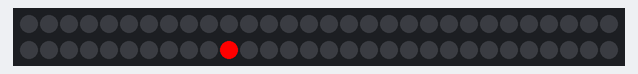
A sketch run on a simulated Arduino Uno, built with avr-gcc and run on an emulated ATmega328P. Shown: 60 RGB LEDs in strip order, left to right, continuing on the next row.

Above: at 3.16 s.
At 7.44 s:
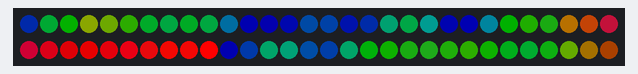
At 12.03 s:
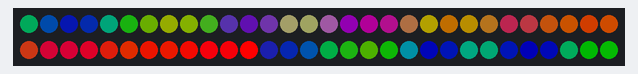
At 21.22 s:
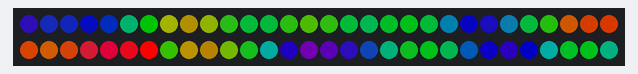
At 30.41 s:
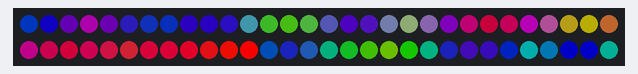
At 39.6 s:
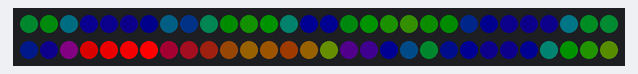

The sketch:

Simple.ino
```cpp
#include <FastLED.h>

#define LED_PIN     5
#define NUM_LEDS    60
//#define BRIGHTNESS  64
#define LED_TYPE    WS2811
#define COLOR_ORDER GRB
//#define POT_PIN     A1

CRGB leds[NUM_LEDS];
CRGB background[NUM_LEDS];

uint8_t hue = 0;
uint8_t patternCounter = 0;
uint16_t x;
int scale;
uint16_t t;

void setup() {
  delay( 3000 ); // power-up safety delay
  FastLED.addLeds<LED_TYPE, LED_PIN, COLOR_ORDER>(leds, NUM_LEDS).setCorrection( TypicalLEDStrip );
//  FastLED.setBrightness(  BRIGHTNESS );
  FastLED.setMaxPowerInVoltsAndMilliamps(5, 500);
//  FastLED.setCorrection(); //   Three main types: UncorrectedColor, TypicalLEDStrip, TypicalPixelString
//  FastLED.setTemperature(); //  To set the temperature of the colour
}

void loop() {
//  leds[0] = CRGB::Red;
//  leds[1] = CRGB::Green;
//  leds[2] = CRGB::Blue;
//  FastLED.show();
//  for(int i = 0; i < NUM_LEDS; i++){
//    leds[i] = CRGB(0, 255 - 3*i, 3*i);
//    FastLED.setBrightness(i);
//    FastLED.show();
//    delay(30);
//  }
//  for(int i = NUM_LEDS; i > 0; i--){
//    leds[i] = CRGB(3*i, 0, 255 - 3*i);
//    FastLED.setBrightness(60 - i);
//    FastLED.show();
//    delay(30);
//  }
//  uint16_t potRead = analogRead(POT_PIN);
//  uint8_t brightness = map(potRead, 0, 1023, 0, 200);
//  FastLED.setBrightness(brightness);
//  for(int i = 0; i < NUM_LEDS; i++){
//    leds[i] = CHSV(hue + i*10, 255, 255);
//  }
//  EVERY_N_MILLISECONDS(15){
//    hue++;
//  }
//  FastLED.show();
//  switch(patternCounter){
//    case 0;
//    movingDots();
//    breakl;
//    case 1;
//    rainbowBeat();
//    break;
//    case 2;
//    redWhiteBlue;
//    break;
//  }
//  EVERY_N_SECONDS(5){
//    nextPattern();
//  }
//  FastLED.show();
//  x = 0;
//  t = millis() / 5;
//  scale = beatsin8(10, 10, 30);
//  for(int i = 0; i < NUM_LEDS; i++){
//    uint8_t noise = inoise8(i * scale + 8, t);
//    uint8_t hue = map(noise, 50, 180, 0, 255);
//    leds[i] = CHSV(hue, 255, 255);
//  }
//  FastLED.show();
  drawBackground();
  drawMovingPixel();
  EVERY_N_MILLISECONDS(20){
    fadeToBlackBy(leds, NUM_LEDS, 10);
    nblend(leds, background, NUM_LEDS, 30);
  }
  FastLED.show();
}

void drawBackground(){
  fill_noise16(background, NUM_LEDS, 1, millis(), 30, 1, 0, 50, millis() / 3, 10);
}

void drawMovingPixel(){
  uint16_t pos = inoise16(millis() * 100);
  pos = constrain(pos, 13000, 51000);
  pos = map(pos, 13000, 51000, 0, NUM_LEDS - 1);
  leds[pos] = CRGB::Red;
}

//void nextPattern(){
//  patternCounter = (patternCounter + 1) % 3;
//}
//
//void movingDots(){
//  uint8_t posBeat1 = beatsin8(30, 0, NUM_LEDS - 1, 0, 0); //  beat8 produces a saw tooth wave
//  uint8_t posBeat2 = beatsin8(60, 0, NUM_LEDS - 1, 0, 0);
//  uint8_t posBeat3 = beatsin8(30, 0, NUM_LEDS - 1, 0, 127);
//  uint8_t posBeat4 = beatsin8(60, 0, NUM_LEDS - 1, 0, 127);
//  uint8_t coolBeat = beatsin8(45, 0, 255, 0, 0);
//  leds[(posBeat1 + posBeat2)/2] = CHSV(coolBeat, 255, 255);
//  leds[(posBeat3 + posBeat4)/2] = CHSV(coolBeat, 255, 255);
//  EVERY_N_MILLISECONDS(1){
//    for(int i = 0; i < 4; i++){
//      blur1d(leds, NUM_LEDS, 50);
//    }
//  }
//  fadeToBlackBy(leds, NUM_LEDS, 10);
//}
```
